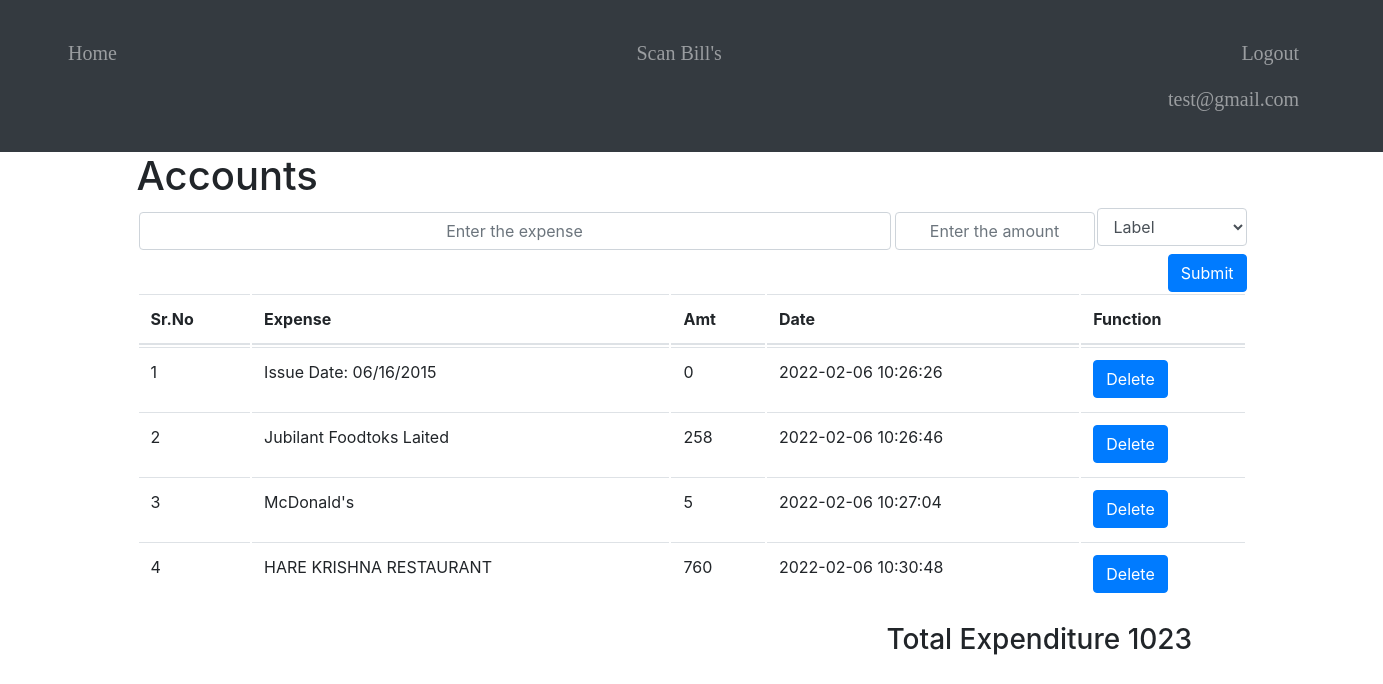
The app's page / (signed in) with its own data.
### website/models.py (models this page shows)
class User(db.Model, UserMixin):
    id = db.Column(db.Integer, primary_key=True)
    email = db.Column(db.String(100), unique=True)
    password = db.Column(db.String(100))
    first_name = db.Column(db.String(100))
    notes = db.relationship('Note')

class Note(db.Model):
    id = db.Column(db.Integer, primary_key=True)
    data = db.Column(db.String(100000))
    data_amt = db.Column(db.Integer())
    label = db.Column(db.String(100))
    date = db.Column(db.DateTime(timezone=True), server_default=func.now())
    user_id = db.Column(db.Integer, db.ForeignKey('user.id'))

### website/views.py (the view, shortened to what this page needs)
@views.route('/', methods=['GET', 'POST'])
@login_required
def home():
    return render_template("home.html", user=current_user, sum=sum_data_amt(current_user))

### website/__init__.py (called while the page is built)
def create_app():
    app = Flask(__name__)
    app.config['SECRET_KEY'] = 'thisissecretkey'
    app.config['SQLALCHEMY_DATABASE_URI'] = 'sqlite:///' + DB_NAME
    db.init_app(app)
    from .views import views
    from .auth import auth
    app.register_blueprint(views, url_prefix='/')
    app.register_blueprint(auth, url_prefix='/')
    from .models import User, Note
    create_db(app)
    login_manager = LoginManager()
    login_manager.login_view = 'auth.login'
    login_manager.init_app(app)
    @login_manager.user_loader
    def load_user(id):
        return User.query.get(int(id))
    return app

### website/views.py (called while the page is built)
def sum_data_amt(user):
    sum = 0
    for note in user.notes:
        sum += int(note.data_amt)
    return sum

### website/templates/home.html (shortened to what this page needs)
{% extends "base.html" %} {%block title %}Home{%endblock%} {%block content%}
<h1>Accounts</h1>
<form method="POST">
    <div style="display: flex;">
        <input name="note" id="note" class="form-control" placeholder="Enter the expense">
        <input name="amt" id="amt" style="width: 200px;" class="form-control" placeholder="Enter the amount">
        <select name="drop-down" class="form-control" style="width: 150px;">
        <option value="Misc" disabled selected >Label</option>
        </select>
    </div>
    <div align="right">
        <button type="submit" class="btn btn-primary">Submit</button>
    </div>
</form>
<table class="table table-hover">
    <thead>
        <tr>
            <th scope="col">Sr.No</th>
            <th scope="col">Expense</th>
            <th scope="col">Amt</th>
            <th scope="col">Date</th>
            <th scope="col">Function</th>
        </tr>
    </thead>
    <tbody>
        {% for note in user.notes %}
        <tr>
            <td></td>
            <td>{{note.data}}</td>
            <td>{{note.data_amt}}</td>
            <td>{{note.date}}</td>
            <form action="/delete" method="post">
                <td><button type="Submit" class="btn btn-primary">Delete</button></td>
            </form>
        </tr>
        {% endfor %}
    </tbody>
</table>
<h3 class="total_class">Total Expenditure {{sum}}</h3>
{% endblock %}

### website/templates/base.html (shortened to what this page needs)
<!DOCTYPE html>
<html>
<head>
    <link rel="stylesheet" href="https://stackpath.bootstrapcdn.com/bootstrap/4.4.1/css/bootstrap.min.css" />
    <link rel="stylesheet" href="https://stackpath.bootstrapcdn.com/font-awesome/4.7.0/css/font-awesome.min.css" />
</head>
<body>
    <nav class="navbar navbar-expand-lg navbar-dark bg-dark">
        <div class="collapse navbar-collapse" id="navbar">
            <div class="navbar-nav navbar">
                {% if user.is_authenticated %}
                <a class="nav-item nav-link home_class" id="home" href="/">Home</a>
                <a class="nav-item nav-link home_class" id="Ocr" href="/Ocr">Scan Bill's</a>
                <a class="nav-item nav-link home_class" id="logout" href="/logout">Logout</a>
                <a class="nav-item nav-link home_class  home_classs" id="Accounts">{{user.email}}</a> {% else %}
                <a class="nav-item nav-link home_class" id="login" href="/login">Login</a>
                <a class="nav-item nav-link home_class" id="signUp" href="/sign-up">Sign Up</a> {% endif %}
            </div>
        </div>
    </nav>
    <div class="container">{% block content %} {% endblock %}</div>
</body>
</html>

### website/templates/base.html (style rules this page uses)
.navbar { padding-top: 15px; padding-left: 30px; padding-bottom: 15px; font-size: 20px; font-family: Georgia, 'Times New Roman', Times, serif; }
.home_class { margin-right: 50px; }
.home_classs { margin-left: 1100px; }

### website/templates/home.html (style rules this page uses)
body { counter-reset: Serial; }
table { border-collapse: separate; }
input { background-color: #4CAF50; border: none; color: white; padding: 15px 32px; text-align: center; text-decoration: none; display: inline-block; font-size: 16px; margin: 4px 2px; cursor: pointer; }
tr td:first-child:before { counter-increment: Serial; content: counter(Serial); }
.total_class { margin-left: 750px; }

### records on screen
User: email "test@gmail.com"
Note: data "Issue Date: 06/16/2015", data_amt "0", date "2022-02-06 10:26:26"
Note: data "Jubilant Foodtoks Laited", data_amt "258", date "2022-02-06 10:26:46"
Note: data "McDonald's", data_amt "5", date "2022-02-06 10:27:04"
Note: data "HARE KRISHNA RESTAURANT", data_amt "760", date "2022-02-06 10:30:48"

### other values on screen
{{ sum }} "1023"
